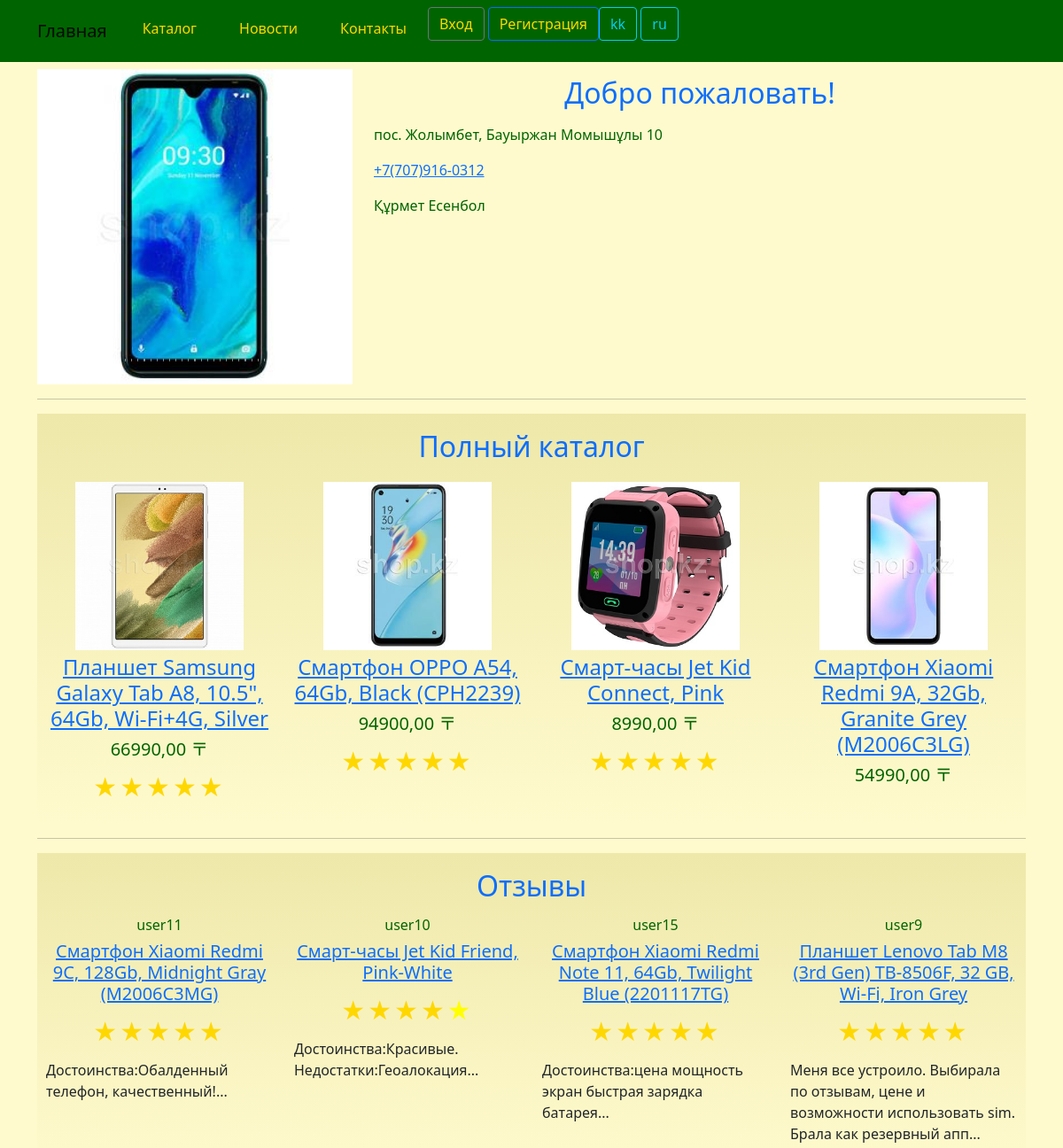
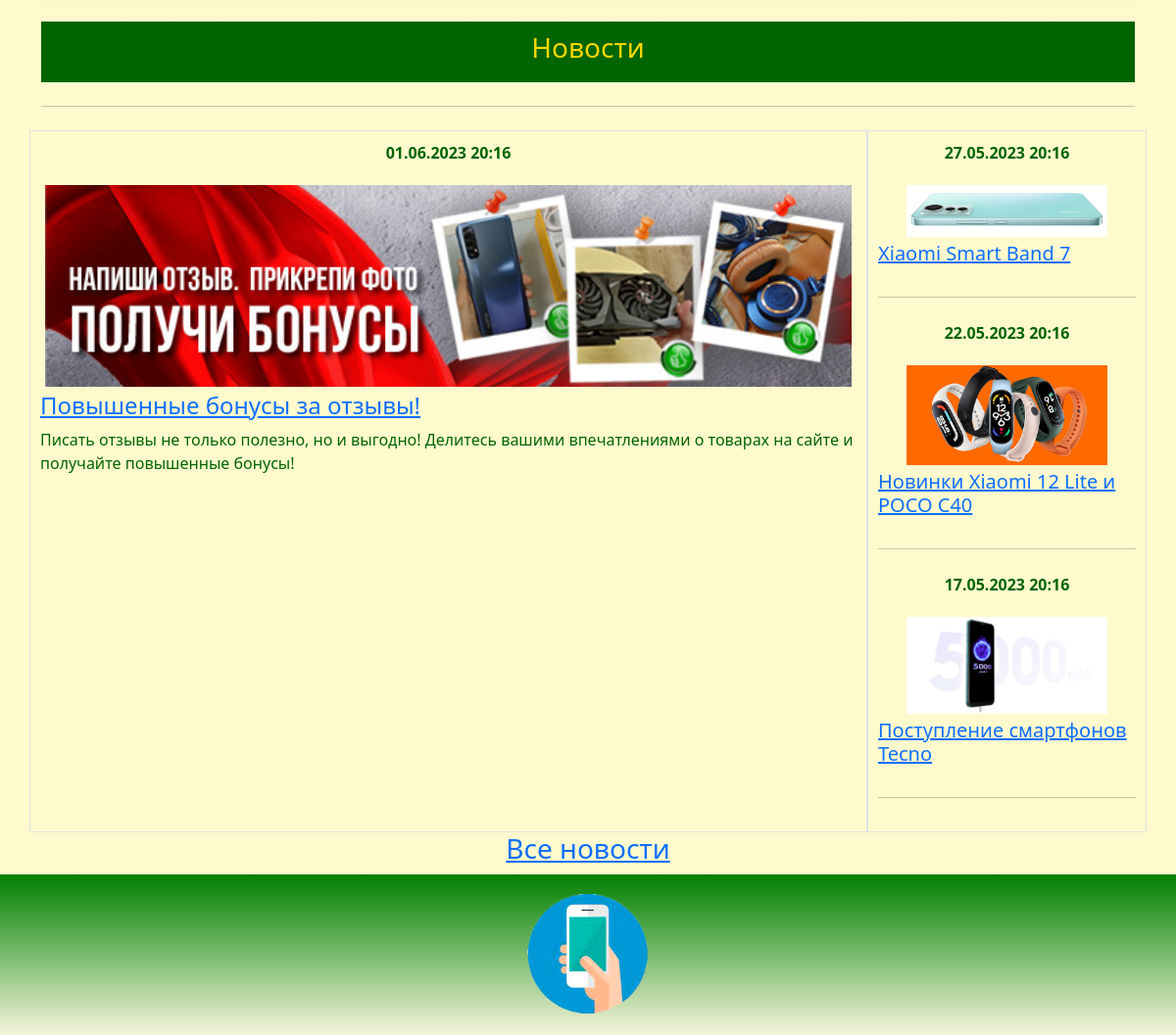
The page / on the database its author committed (2 pictures, top to bottom).
### product/models.py (models this page shows)
class News(models.Model):
    daten = models.DateTimeField(_('daten'))
    title = models.CharField(_('title_news'), max_length=256)
    details = models.TextField(_('details_news'))
    photo = models.ImageField(_('photo_news'), upload_to='images/', blank=True, null=True)
    class Meta:
        db_table = 'news'
        indexes = [
            models.Index(fields=['daten']),
        ]
        ordering = ['daten']

### product/views.py (the view)
# urls.py: path('', views.index),
def index(request):
    catalog = ViewCatalog.objects.all().order_by('?')[0:4]
    reviews = ViewSale.objects.exclude(rating=None).order_by('?')[0:4]
    news1 = News.objects.all().order_by('-daten')[0:1]
    news24 = News.objects.all().order_by('-daten')[1:4]
    return render(request, "index.html", {"catalog": catalog, "reviews": reviews, "news1": news1, "news24": news24})

### templates/index.html (shortened to what this page needs)
{% extends "base.html" %}
{% load i18n %}
{% load static %}
{% block content %}
	<div  class="row justify-content-center">
		<div class="col-md-4" align="center">
			<div id="carousel-major" class="carousel slide carousel-fade"  data-bs-ride="carousel">
				<div class="carousel-indicators">
				</div>
				<div class="carousel-inner">
					<div class="carousel-item active">
						<img src="{% static 'images/product1.jpg' %}" alt="" class="d-block w-100">
					</div>
				</div>
				<button class="carousel-control-prev" type="button" data-bs-target="#demo" data-bs-slide="prev">
					<span class="carousel-control-prev-icon"></span>
				</button>
				<button class="carousel-control-next" type="button" data-bs-target="#demo" data-bs-slide="next">
					<span class="carousel-control-next-icon"></span>
				</button>
			</div>
		</div>
		<div class="col-md-8">
			<h2 class="text-center"><a class="nav-link" href="#home">{% trans "Welcome" %}!</a></h2>
			{% if LANGUAGE_CODE == 'kk' %}
				<address>
					<p>Жолымбет кенті, Бауыржан Момышұлы 10</p>
				</address>
				<p><a href="tel:+77079160312">+7(707)916-0312</a></p>
				<p>Құрмет Есенбол</p>
			{% else %}
				<address>
					<p>пос. Жолымбет, Бауыржан Момышұлы 10</p>
				</address>
				<p><a href="tel:+77079160312">+7(707)916-0312</a></p>
				<p>Құрмет Есенбол</p>
			{% endif %}
		</div>
	</div>
	<hr>
	<section id="catalog">
		<div class="row justify-content-center">
			<h2 class="text-center"><a class="nav-link" href="{% url 'catalog_list' %}">{% trans "Full Catalog" %}</a></h2>
		</div>
		<div class="row">
			{% if catalog.count > 0 %}
				{% for c in catalog %}
				<div class="col-lg-3">
					{% if c.photo.url != None %}
						{% if c.photo.url == "/media/images/product1.jpg" %}
							<img style="height:200px; max-width:200px;;" src="{% static 'images/product1.jpg' %}" alt="{{ c.title }}" title="{{ c.details }}">
						{% elif c.photo.url == "/media/images/product2.jpg" %}
							<img style="height:200px; max-width:200px;;" src="{% static 'images/product2.jpg' %}" alt="{{ c.title }}" title="{{ c.details }}">
						{% elif c.photo.url == "/media/images/product3.jpg" %}
							<img style="height:200px; max-width:200px;;" src="{% static 'images/product3.jpg' %}" alt="{{ c.title }}" title="{{ c.details }}">
						{% elif c.photo.url == "/media/images/product4.jpg" %}
							<img style="height:200px; max-width:200px;;" src="{% static 'images/product4.jpg' %}" alt="{{ c.title }}" title="{{ c.details }}">
						{% elif c.photo.url == "/media/images/product5.jpg" %}
							<img style="height:200px; max-width:200px;;" src="{% static 'images/product5.jpg' %}" alt="{{ c.title }}" title="{{ c.details }}">
						{% elif c.photo.url == "/media/images/product6.jpg" %}
							<img style="height:200px; max-width:200px;;" src="{% static 'images/product6.jpg' %}" alt="{{ c.title }}" title="{{ c.details }}">
						{% elif c.photo.url == "/media/images/product7.jpg" %}
							<img style="height:200px; max-width:200px;;" src="{% static 'images/product7.jpg' %}" alt="{{ c.title }}" title="{{ c.details }}">
						{% elif c.photo.url == "/media/images/product8.jpg" %}
							<img style="height:200px; max-width:200px;;" src="{% static 'images/product8.jpg' %}" alt="{{ c.title }}" title="{{ c.details }}">
						{% elif c.photo.url == "/media/images/product9.jpg" %}
							<img style="height:200px; max-width:200px;;" src="{% static 'images/product9.jpg' %}" alt="{{ c.title }}" title="{{ c.details }}">
						{% elif c.photo.url == "/media/images/product10.jpg" %}
							<img style="height:200px; max-width:200px;;" src="{% static 'images/product10.jpg' %}" alt="{{ c.title }}" title="{{ c.details }}">
						{% elif c.photo.url == "/media/images/product11.jpg" %}
							<img style="height:200px; max-width:200px;;" src="{% static 'images/product11.jpg' %}" alt="{{ c.title }}" title="{{ c.details }}">
						{% elif c.photo.url == "/media/images/product12.jpg" %}
							<img style="height:200px; max-width:200px;;" src="{% static 'images/product12.jpg' %}" alt="{{ c.title }}" title="{{ c.details }}">
						{% elif c.photo.url == "/media/images/product13.jpg" %}
							<img style="height:200px; max-width:200px;;" src="{% static 'images/product13.jpg' %}" alt="{{ c.title }}" title="{{ c.details }}">
						{% elif c.photo.url == "/media/images/product14.jpg" %}
							<img style="height:200px; max-width:200px;;" src="{% static 'images/product14.jpg' %}" alt="{{ c.title }}" title="{{ c.details }}">
						{% elif c.photo.url == "/media/images/product15.jpg" %}
							<img style="height:200px; max-width:200px;;" src="{% static 'images/product15.jpg' %}" alt="{{ c.title }}" title="{{ c.details }}">
						{% elif c.photo.url == "/media/images/product16.jpg" %}
							<img style="height:200px; max-width:200px;;" src="{% static 'images/product16.jpg' %}" alt="{{ c.title }}" title="{{ c.details }}">
						{% elif c.photo.url == "/media/images/product17.jpg" %}
							<img style="height:200px; max-width:200px;;" src="{% static 'images/product17.jpg' %}" alt="{{ c.title }}" title="{{ c.details }}">
						{% elif c.photo.url == "/media/images/product18.jpg" %}
							<img style="height:200px; max-width:200px;;" src="{% static 'images/product18.jpg' %}" alt="{{ c.title }}" title="{{ c.details }}">
						{% elif c.photo.url == "/media/images/product19.jpg" %}
							<img style="height:200px; max-width:200px;;" src="{% static 'images/product19.jpg' %}" alt="{{ c.title }}" title="{{ c.details }}">
						{% elif c.photo.url == "/media/images/product20.jpg" %}
							<img style="height:200px; max-width:200px;;" src="{% static 'images/product20.jpg' %}" alt="{{ c.title }}" title="{{ c.details }}">
						{% elif c.photo.url == "/media/images/product21.jpg" %}
							<img style="height:200px; max-width:200px;;" src="{% static 'images/product21.jpg' %}" alt="{{ c.title }}" title="{{ c.details }}">
						{% elif c.photo.url == "/media/images/product22.jpg" %}
							<img style="height:200px; max-width:200px;;" src="{% static 'images/product22.jpg' %}" alt="{{ c.title }}" title="{{ c.details }}">
						{% elif c.photo.url == "/media/images/product23.jpg" %}
							<img style="height:200px; max-width:200px;;" src="{% static 'images/product23.jpg' %}" alt="{{ c.title }}" title="{{ c.details }}">
						{% elif c.photo.url == "/media/images/product24.jpg" %}
							<img style="height:200px; max-width:200px;;" src="{% static 'images/product24.jpg' %}" alt="{{ c.title }}" title="{{ c.details }}">
						{% elif c.photo.url == "/media/images/product25.jpg" %}
							<img style="height:200px; max-width:200px;;" src="{% static 'images/product25.jpg' %}" alt="{{ c.title }}" title="{{ c.details }}">
						{% elif c.photo.url == "/media/images/product26.jpg" %}
							<img style="height:200px; max-width:200px;;" src="{% static 'images/product26.jpg' %}" alt="{{ c.title }}" title="{{ c.details }}">
						{% elif c.photo.url == "/media/images/product27.jpg" %}
							<img style="height:200px; max-width:200px;;" src="{% static 'images/product27.jpg' %}" alt="{{ c.title }}" title="{{ c.details }}">
						{% elif c.photo.url == "/media/images/product28.jpg" %}
							<img style="height:200px; max-width:200px;;" src="{% static 'images/product28.jpg' %}" alt="{{ c.title }}" title="{{ c.details }}">
						{% elif c.photo.url == "/media/images/product29.jpg" %}
							<img style="height:200px; max-width:200px;;" src="{% static 'images/product29.jpg' %}" alt="{{ c.title }}" title="{{ c.details }}">
						{% elif c.photo.url == "/media/images/product30.jpg" %}
							<img style="height:200px; max-width:200px;;" src="{% static 'images/product30.jpg' %}" alt="{{ c.title }}" title="{{ c.details }}">
						{% elif c.photo.url == "/media/images/product31.jpg" %}
							<img style="height:200px; max-width:200px;;" src="{% static 'images/product31.jpg' %}" alt="{{ c.title }}" title="{{ c.details }}">
						{% elif c.photo.url == "/media/images/product32.jpg" %}
							<img style="height:200px; max-width:200px;;" src="{% static 'images/product32.jpg' %}" alt="{{ c.title }}" title="{{ c.details }}">
						{% elif c.photo.url == "/media/images/product33.jpg" %}
							<img style="height:200px; max-width:200px;;" src="{% static 'images/product33.jpg' %}" alt="{{ c.title }}" title="{{ c.details }}">
						{% elif c.photo.url == "/media/images/product34.jpg" %}
							<img style="height:200px; max-width:200px;;" src="{% static 'images/product34.jpg' %}" alt="{{ c.title }}" title="{{ c.details }}">
						{% elif c.photo.url == "/media/images/product35.jpg" %}
							<img style="height:200px; max-width:200px;;" src="{% static 'images/product35.jpg' %}" alt="{{ c.title }}" title="{{ c.details }}">
						{% elif c.photo.url == "/media/images/product36.jpg" %}
							<img style="height:200px; max-width:200px;;" src="{% static 'images/product36.jpg' %}" alt="{{ c.title }}" title="{{ c.details }}">
						{% elif c.photo.url == "/media/images/product37.jpg" %}
							<img style="height:200px; max-width:200px;;" src="{% static 'images/product37.jpg' %}" alt="{{ c.title }}" title="{{ c.details }}">
						{% elif c.photo.url == "/media/images/product38.jpg" %}
							<img style="height:200px; max-width:200px;;" src="{% static 'images/product38.jpg' %}" alt="{{ c.title }}" title="{{ c.details }}">
						{% elif c.photo.url == "/media/images/product39.jpg" %}
							<img style="height:200px; max-width:200px;;" src="{% static 'images/product39.jpg' %}" alt="{{ c.title }}" title="{{ c.details }}">
						{% elif c.photo.url == "/media/images/product40.jpg" %}
							<img style="height:200px; max-width:200px;;" src="{% static 'images/product40.jpg' %}" alt="{{ c.title }}" title="{{ c.details }}">
						{% else %}
							{% if c.photo.url != None %}
								<img style="height:200px; max-width:200px;;" src="{{ c.photo.url}}" alt="{{ c.title }}" title="{{ c.details }}">
							{% endif %}
						{% endif %}
					{% endif %}
					<h4><a href="{% url 'catalog_details' c.id %}">{{ c.title }}</a></h4>
					<h5>{{ c.price }}  〒</h5>
					{% if c.avg_rating != None %}
					<p><div class="Stars" style='--rating: {{ c.avg_rating| stringformat:".1f" }};'></div></p>
					{% endif %}
				</div>
				{% endfor %}
			{% endif %}
		</div>
	</section>
	<hr>
	<section id="reviews">
		<div class="row justify-content-center">
			<h2 class="text-center"><a class="nav-link" href="#reviews">{% trans "Reviews" %}</a></h2>
		</div>
		<div class="row">
			{% if reviews.count > 0 %}
				{% for r in reviews %}
					<div class="col-lg-3">
						<h6> {{ r.username }}</h6>
						<h5><a href="{% url 'catalog_details' r.catalog_id %}">{{ r.title }}</a></h5>
						<p><div class="Stars" style='--rating: {{ r.rating| stringformat:".1f" }};'></div></p>
						<blockquote>{{ r.details | slice:"0:100" }}...</blockquote>
					</div>
				{% endfor %}
			{% endif %}
		</div>
	</section>
<div class="jumbotron">
	<div class="div-width-100-text-center">
		<h3>{% trans "newss" %}</h3>
	</div>
	<hr class="my-4">
	<div class="row">
		{% if news1.count > 0 %}
		<div class="col-lg-9 border" style="padding:10px;">
			{% for c in news1 %}
				<center><p><strong>{{ c.daten | date:"d.m.Y H:i" }}</strong></p></center>
				{% if c.photo.url == "/media/images/news7.jpeg" %}
					<img class="img-center" src="{% static 'images/news7.jpeg' %}" alt="{{ c.title }}" title="{{ c.details }}">
				{% else %}
					{% if c.photo.url != None %}
						<img class="img-center" src="{{ c.photo.url}}" alt="{{ c.title }}" title="{{ c.details }}">
					{% endif %}
				{% endif %}
				<h4><a href="{% url 'news_read' c.id %}">{{ c.title }}</a></h4>
				<p>{{ c.details }}</p>
			{% endfor %}
		</div>
		<div class="col-lg-3 border" style="padding:10px;">
			{% if news24.count > 0 %}
				{% for c in news24 %}
				<center><p><strong>{{ c.daten | date:"d.m.Y H:i" }}</strong></p></center>
				<div class="row">
					{% if c.photo.url == "/media/images/news4.jpeg" %}
						<img class="img-center3" src="{% static 'images/news4.jpeg' %}" alt="{{ c.title }}" title="{{ c.details }}">
					{% elif c.photo.url == "/media/images/news5.jpeg" %}
						<img class="img-center3" src="{% static 'images/news5.jpeg' %}" alt="{{ c.title }}" title="{{ c.details }}">
					{% elif c.photo.url == "/media/images/news6.jpeg" %}
						<img class="img-center3" src="{% static 'images/news6.jpeg' %}" alt="{{ c.title }}" title="{{ c.details }}">
					{% else %}
						{% if c.photo.url != None %}
							<img class="img-center3" src="{{ c.photo.url}}" alt="{{ c.title }}" title="{{ c.details }}">
						{% endif %}
					{% endif %}
				</div>
				<div class="row">
					<h5><a href="{% url 'news_read' c.id %}">{{ c.title }}</a></h5>
				</div>
				<hr class="my-4">
				{% endfor %}
			{% endif %}
		</div>
		{% endif %}
	</div>
	<h3 style="text-align: center;" ><a href="{% url 'news_list' %}">{% trans "all newss" %}</a></h3>
</div>
{% endblock content %}

### rows shown on the page
News: daten "01.06.2023 20:16", title "Повышенные бонусы за отзывы!", details "Писать отзывы не только полезно, но и выгодно! Делитесь вашими впечатлениями о товарах на сайте и получайте повышенные бонусы!"
News: daten "27.05.2023 20:16", title "Xiaomi Smart Band 7"
News: daten "22.05.2023 20:16", title "Новинки Xiaomi 12 Lite и POCO C40"
News: daten "17.05.2023 20:16", title "Поступление смартфонов Tecno"

### other values the page prints
{{ language.code }} "kk" "ru"
{{ c.title }} "Планшет Samsung Galaxy Tab A8, 10.5\", 64Gb, Wi-Fi+4G, Silver" "Смартфон OPPO A54, 64Gb, Black (CPH2239)" "Смарт-часы Jet Kid Connect, Pink" "Смартфон Xiaomi Redmi 9A, 32Gb, Granite Grey (M2006C3LG)"
{{ c.price }} "66990,00" "94900,00" "8990,00" "54990,00"
{{ r.username }} "user11" "user10" "user15" "user9"
{{ r.title }} "Смартфон Xiaomi Redmi 9C, 128Gb, Midnight Gray (M2006C3MG)" "Смарт-часы Jet Kid Friend, Pink-White" "Смартфон Xiaomi Redmi Note 11, 64Gb, Twilight Blue (2201117TG)" "Планшет Lenovo Tab M8 (3rd Gen) TB-8506F, 32 GB, Wi-Fi, Iron Grey"
{{ r.details | slice:"0:100" }} "Достоинства:Обалденный телефон, качественный!" "Достоинства:Красивые. Недостатки:Геоалокация" "Достоинства:цена мощность экран быстрая зарядка батарея" "Меня все устроило. Выбирала по отзывам, цене и возможности использовать sim. Брала как резервный апп"
